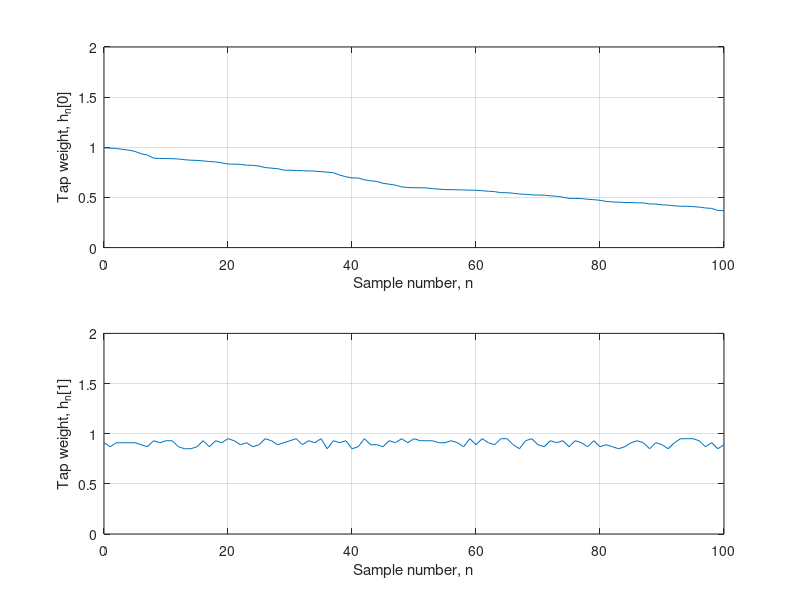
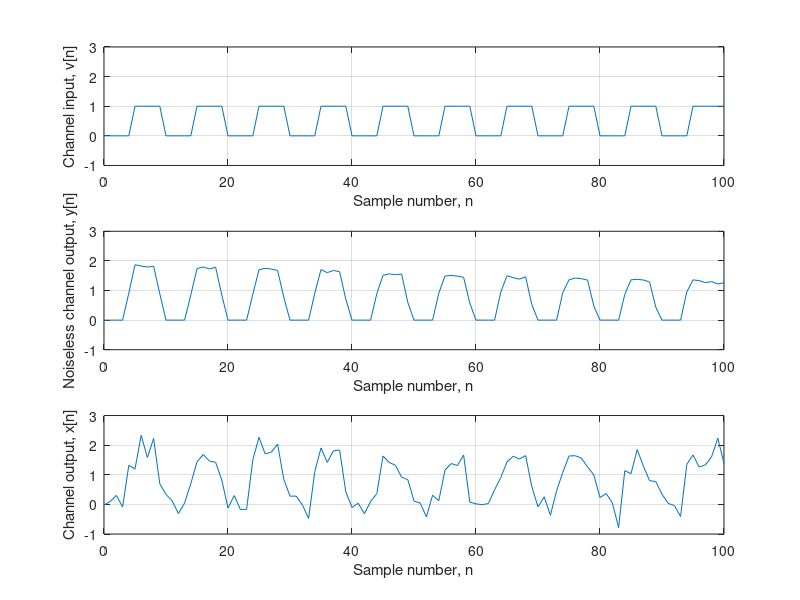
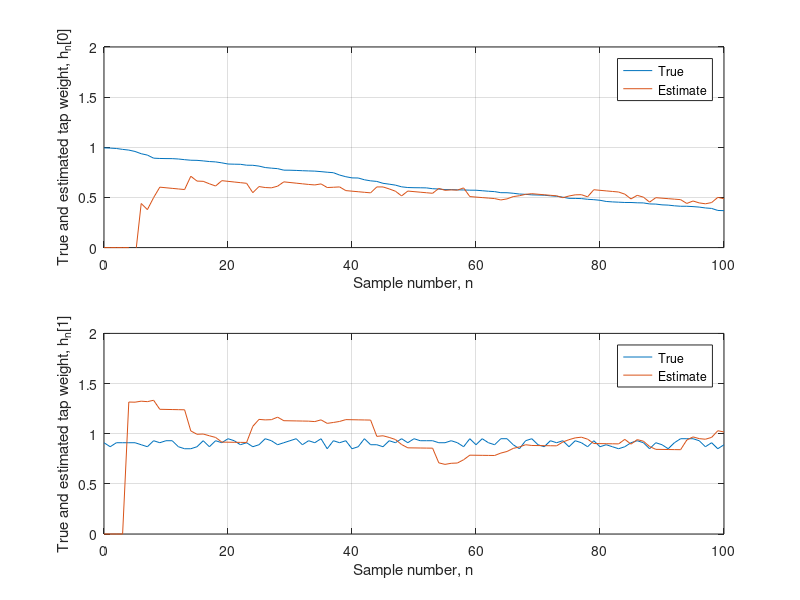
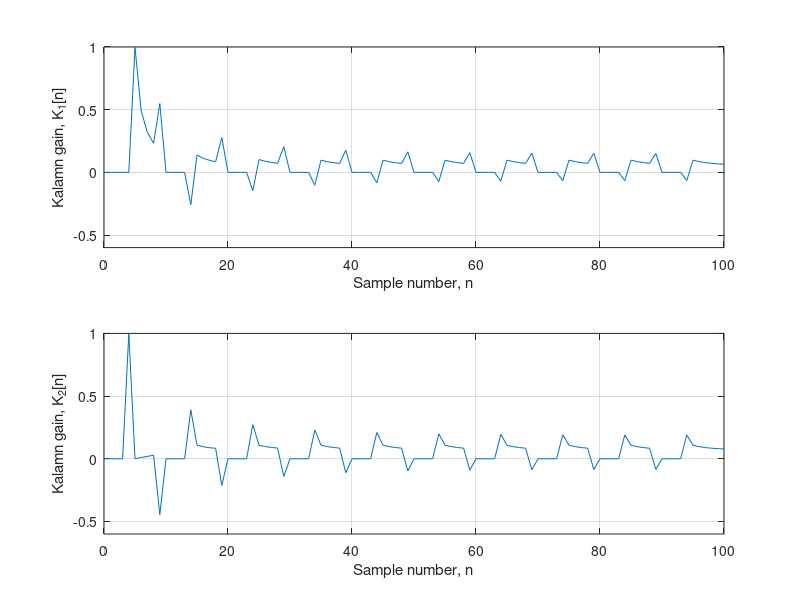

MATLAB code to generate these figures, in order:
%Time varying Channel Estimation uisng Kamlam Filter

A = [0.99 0; 0 0.999];
Q = 0.001 * eye(2);
N = 102;

% Initialization
h_hat = zeros(2,1);
M = 100*eye(2);


% channel coefficients 
h_0 = zeros(1,N-1);
h_1 = zeros(1,N-1);

Mn = zeros(2,N-1);
Kn = zeros(2,N-1);
H = zeros(2,N-1);


p1 = zeros(1,5);
p2 = ones(1,5);
p = [p1 p2];
V = repmat(p,1,10);
V = [V,1 1];


% Time Varying channel
h1 = exp(-rand([1, N-1]));
h1 = sort(h1);
h1 = h1(end:-1:1);
H(1,:) = h1;
b = 0.85:0.02:0.95;
H(2,:) = b(randi([1 6],1,N-1));

% noiseless output
y = zeros(1,N-1);
% noisyoutput
x1 = zeros(1,N-1);

for n=1:N-1

    hn_1_hat = A*h_hat;
    Mn_1 = A*M*A' + Q;
    

    %generate pilot signal 
    v = [V(n);V(n+1)];
    % generate h (time varying channel)
    h = [H(1,n);H(2,n)];
 
    % generate observation 
    x = v'*h + sqrt(0.1)*randn;
    K = Mn_1 * v./(0.1 + v'*Mn_1*v);
    h_hat = hn_1_hat + K * (x - v'*hn_1_hat);
    M = (eye(2) - K*v')*Mn_1;

    y(n) = v'*h;
    x1(n) = x;


    h_0(n) = h_hat(1);
    h_1(n) = h_hat(2);

    Kn(1,n) = K(1);
    Kn(2,n) = K(2);

    Mn(1,n) = M(1,1);
    Mn(2,n) = M(2,2);
end

figure(1)
subplot(211)
plot(0:N-2,H(1,:))
xlabel('Sample number, n')
ylabel('Tap weight, h_n[0]')
grid on
axis([0 100 0 2])

subplot(212)

plot(0:N-2,H(2,:))
xlabel('Sample number, n')
ylabel('Tap weight, h_n[1]')
grid on
axis([ 0 100 0 2])

figure(2)
subplot(311)
plot(0:N-2,V(1:end-1))
xlabel('Sample number, n')
ylabel('Channel input, v[n]')
grid on
axis([0 100 -1 3])

subplot(312)
plot(0:N-2,y)
xlabel('Sample number, n')
ylabel('Noiseless channel output, y[n]')
grid on
axis([0 100 -1 3])

subplot(313)
plot(0:N-2,x1)
xlabel('Sample number, n')
ylabel('Channel output, x[n]')
grid on
axis([0 100 -1 3])   

figure(3)
subplot(211)
plot(0:N-2,H(1,:))
hold on 
plot(0:N-2,h_0)
xlabel('Sample number, n')
ylabel('True and estimated tap weight, h_n[0]')
grid on
axis([0 100 0 2])
legend('True', 'Estimate')

subplot(212)
plot(0:N-2,H(2,:))
hold on 
plot(0:N-2,h_1)
xlabel('Sample number, n')
ylabel('True and estimated tap weight, h_n[1]')
grid on
axis([0 100 0 2])
legend('True', 'Estimate')

figure(4)
subplot(211)
plot(0:N-2,Kn(1,:))
xlabel('Sample number, n')
ylabel('Kalamn gain, K_1[n]')
grid on
axis([0 100 -0.6 1])

subplot(212)
plot(0:N-2,Kn(2,:))
xlabel('Sample number, n')
ylabel('Kalamn gain, K_2[n]')
grid on
axis([0 100 -0.6 1])

figure(5)
subplot(211)
plot(0:N-2,Mn(1,:))
xlabel('Sample number, n')
ylabel('Minimum MSE, M_{11}[n]')
grid on
axis([0 100 0 0.2])

subplot(212)
plot(0:N-2,Mn(2,:))
xlabel('Sample number, n')
ylabel('Minimum MSE, M_{11}[n]')
grid on
axis([0 100 0 0.2])